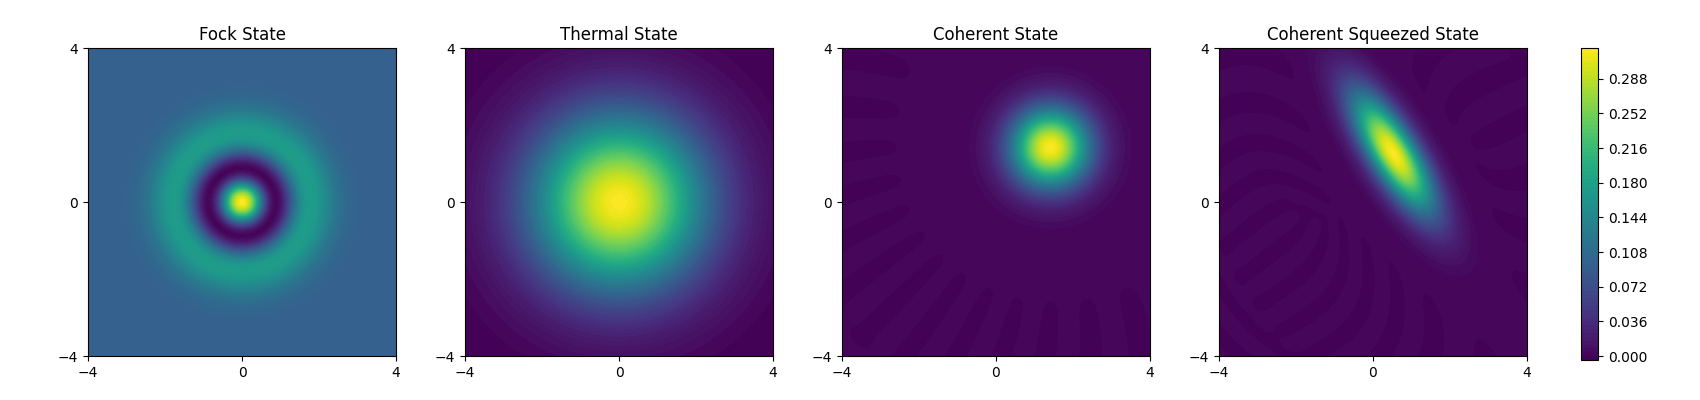

Recreate this plot in Python.
"""
This script generates Wigner functions for four different quantum states: a coherent state, a thermal state, a Fock
state, and a squeezed state. These states are represented in a phase space using QuTiP, a Python library for quantum
mechanics and quantum optics. The Wigner functions are then plotted as contour plots.

Author: Chen Huang
Date: 28 Jan 2024
"""

import numpy as np
import matplotlib.pyplot as plt
from qutip import *

N = 20  # Dimension of the Hilbert space
vac = basis(N, 0)  # Vacuum state
xvec = np.linspace(-4, 4, 100)

# Generate density matrices for different states
# Fock state
rho_fock = fock_dm(N, 2)
# Thermal state
rho_thermal = thermal_dm(N, 2)
# Coherent state
alpha = complex(1.0, 1.0)  # Displacement parameter (complex value generally)
coherent_state = coherent(N, alpha)
rho_coherent = coherent_dm(N, alpha)  # Coherent state
# Coherent squeezed state
chi = complex(0.25, 0.5)  # Squeezed parameter
rho_coherent_squeezed = ket2dm(squeeze(N, chi) * coherent_state)

# Calculate the Wigner function for each state
W_fock = wigner(rho_fock, xvec, xvec)
W_thermal = wigner(rho_thermal, xvec, xvec)
W_coherent = wigner(rho_coherent, xvec, xvec)
W_coherent_squeezed = wigner(rho_coherent_squeezed, xvec, xvec)

# Store the states and their corresponding Wigner functions in a dictionary
W_states = {
    "Fock State": W_fock,
    "Thermal State": W_thermal,
    "Coherent State": W_coherent,
    "Coherent Squeezed State": W_coherent_squeezed
}

# Create a figure
fig, axes = plt.subplots(1, 4, figsize=(17, 4), gridspec_kw={'width_ratios': [1, 1, 1, 1]})

# Reduce whitespace on the left and right of the figure
plt.subplots_adjust(left=0.05, right=0.9)

for ax, (state, W) in zip(axes, W_states.items()):
    cont = ax.contourf(xvec, xvec, W, 100)
    ax.set_title(state)
    ax.set_xticks([-4, 0, 4])
    ax.set_yticks([-4, 0, 4])
    ax.set_aspect('equal')  # Set aspect ratio to 1:1

# Add a colorbar on the right side of the figure
cbar_ax = fig.add_axes([0.93, 0.1, 0.01, 0.78])  # Parameters are [left, bottom, width, height]
fig.colorbar(cont, cax=cbar_ax)

plt.savefig('wigner-distribution.pdf')
plt.show()
